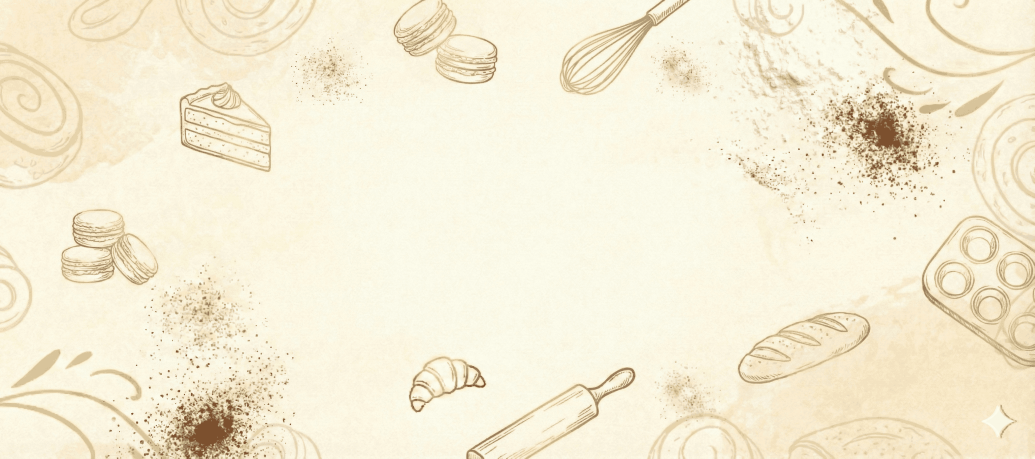
#> input picture images/header-background.png, 3104 x 1376 px (shown at 1/3 size); its folder holds only this picture in this run
$ python optimize_images.py
#> lines starting #> are read from the running program, lines starting #| are printed output that depends on the picture
import os
from PIL import Image

def optimize_images(directory, max_size=(1024, 1024), quality=85):
    # Supported extensions
#> called with directory = 'images', max_size = (1024, 1024), quality = 85
    extensions = {'.jpg', '.jpeg', '.png', '.webp'}

    count = 0
    saved_space = 0

    print(f"Scanning directory: {directory}...")

    for root, dirs, files in os.walk(directory):
        for file in files:
            ext = os.path.splitext(file)[1].lower()
            if ext in extensions:
                file_path = os.path.join(root, file)

                try:
                    # Get original size
                    original_size = os.path.getsize(file_path)

                    with Image.open(file_path) as img:
                        # Skip if already small
#> img is the input picture: PIL image 3104x1376 P; mean R, G, B 245.6, 237.7, 214
                        if img.width <= max_size[0] and img.height <= max_size[1] and original_size < 300 * 1024:
                             # If dimensions are small AND file size is less than 300KB, skip
                             # But re-saving might still optimize it. Let's strictly check dimensions first.
                             pass

                        # Resize if needed
                        if img.width > max_size[0] or img.height > max_size[1]:
                            img.thumbnail(max_size, Image.Resampling.LANCZOS)
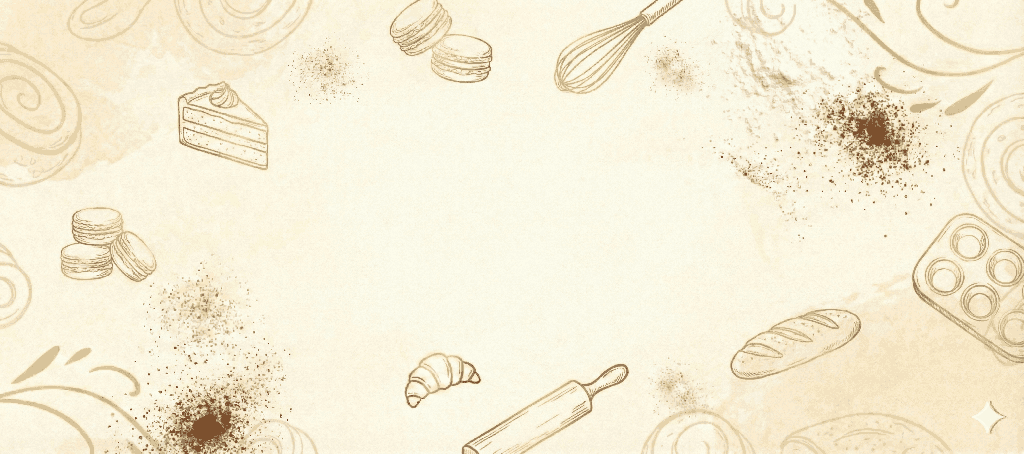
#> img: PIL image 1024x454 P; mean R, G, B 245.6, 237.7, 214
                            print(f"Resizing {file}...")

                        # Save back to the same path with optimization
                        # For PNG, quality param is ignored by some versions or handled differently,
                        # optimize=True works.
                        if ext == '.png':
                            # check if it has transparency
                            if img.mode in ('RGBA', 'LA') or (img.mode == 'P' and 'transparency' in img.info):
                                # Keep as PNG
                                img.save(file_path, optimize=True)
                            else:
                                # Start with just optimizing PNG
                                img.save(file_path, optimize=True)
                        else:
                            # JPEG/WEBP
                            img.save(file_path, optimize=True, quality=quality)

                    new_size = os.path.getsize(file_path)
                    saved = original_size - new_size
                    if saved > 0:
                        saved_space += saved
                        print(f"Optimized {file}: Saved {saved/1024:.2f} KB")
                        count += 1

                except Exception as e:
                    print(f"Error processing {file}: {e}")

    print(f"\nSummary:")
    print(f"Optimized {count} images.")
    print(f"Total space saved: {saved_space / (1024*1024):.2f} MB")

if __name__ == "__main__":
    current_dir = os.path.dirname(os.path.abspath(__file__))
    images_dir = os.path.join(current_dir, 'images')

    if os.path.exists(images_dir):
        optimize_images(images_dir)
    else:
        print(f"Directory not found: {images_dir}")
